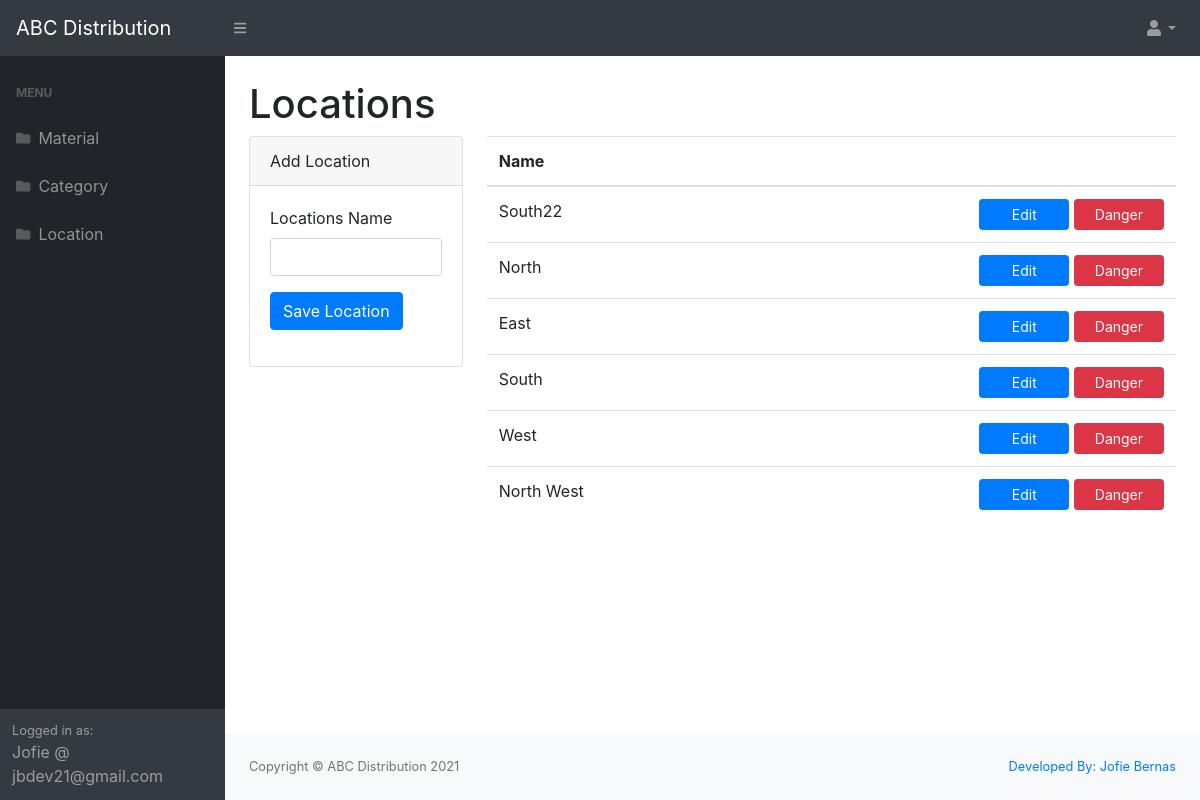
The app's page /location/index.php (signed in) with its own data.
### tables this page shows
CREATE TABLE `locations` (
  `id` bigint(20) UNSIGNED NOT NULL,
  `name` varchar(255) NOT NULL,
  `created_at` timestamp NOT NULL DEFAULT current_timestamp()
);

### includes/functions/helper.php (called while the page is built, shortened)
<?php
if(!function_exists('old')){
    function old($key){
        return '';
    }
}

### location/index.php (the view, shortened to what this page needs)
<?php
    include_once "../includes/database/connection.php";
    include_once "../includes/functions/helper.php";
    $query = $conn->prepare("SELECT * FROM locations ORDER BY created_at DESC");
    $query->execute();
?>
<?php include "../includes/layouts/header.php";?>
<?php include "../includes/layouts/top-menu.php";?>
<?php include "../includes/layouts/side-menu.php";?>
        <main>
            <div class="container-fluid">
                <h1 class="mt-4">Locations</h1>
                <div class="row">
                    <div class="col-sm-3">
                        <div class="card">
                            <div class="card-header"> Add Location</div>
                            <div class="card-body">
                                <form action="/location/store.php" method="POST">
                                    <p>
                                        <label for="">Locations Name</label>
                                        <input type="text" value="<?=old('name')?>" name="name" required class="form-control">
                                    </p>
                                    <p>
                                        <button type="submit" class="btn btn-primary">Save Location</button>
                                    </p>
                                </form>
                            </div>
                        </div>
                    </div>
                    <div class="col-sm-9">
                        <div class="table-responsive">
                            <table class="table">
                                <thead>
                                    <tr>
                                        <th>Name</th>
                                        <th></th>
                                    </tr>
                                </thead>
                                <tbody>
                                    <?php foreach($query->fetchAll() as $location): ?>
                                        <tr id="tr-<?=$location['id']?>">
                                            <td><?= $location['name'] ?></td>
                                            <td class="text-right">
                                                <a href="/category/edit.php?id=<?=$location['id']?>" class="btn btn-sm btn-primary w-25">Edit</a>
                                                <button type="button"
                                                   data-buttons="delete"
                                                   data-id="<?=$location['id']?>"
                                                   data-div="#tr-<?=$location['id']?>"
                                                   data-uri="/location/delete.php"
                                                   class="btn btn-sm btn-danger w-25">Danger</button>
                                            </td>
                                        </tr>
                                    <?php endforeach;?>
                                </tbody>
                                </table>
                            </div>
                        </div>
                    </div>
                </div>
        </main>
<?php include "../includes/layouts/footer.php";?>

### records on screen
locations: name "South22"
locations: name "North"
locations: name "East"
locations: name "South"
locations: name "West"
locations: name "North West"

### other values on screen
loggedUser()['name'] "Jofie"
loggedUser()['email'] "jbdev21@gmail.com"
